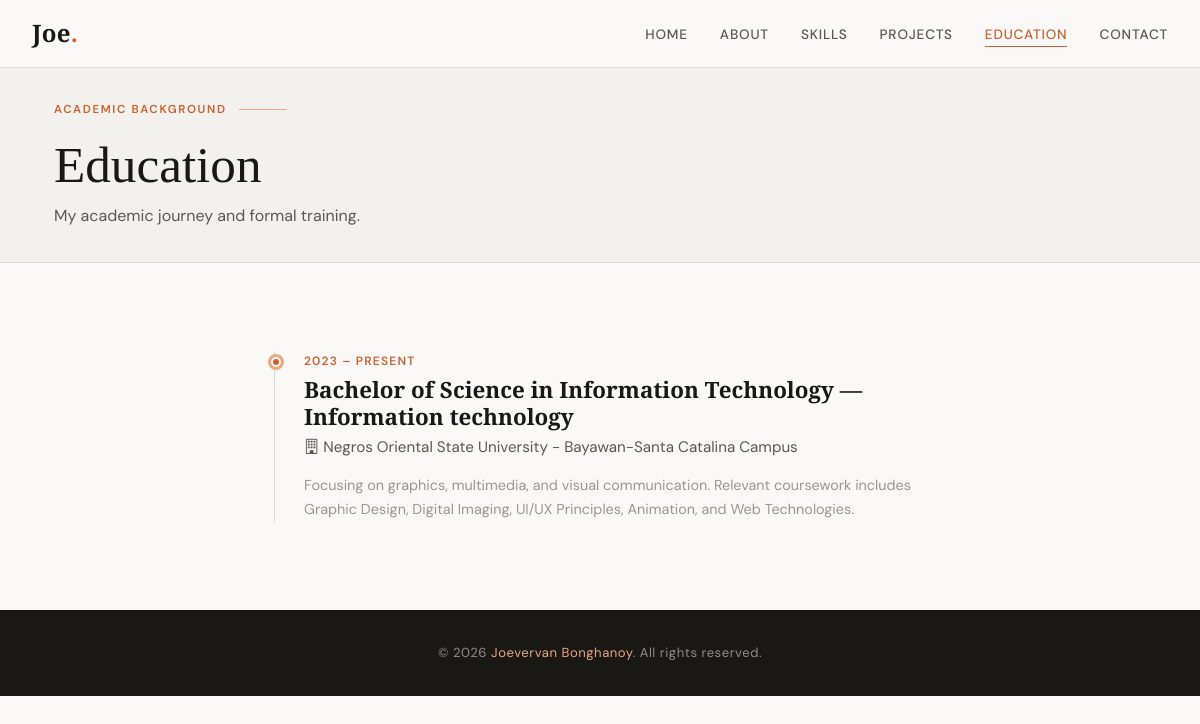
The app's page /education/ with its own data.
### portfolio/models.py (models this page shows, shortened)
class Profile(models.Model):
    name = models.CharField(max_length=100)
    tagline = models.CharField(max_length=200)
    about = models.TextField()
    career_goals = models.TextField()
    email = models.EmailField()
    github = models.URLField(blank=True)
    linkedin = models.URLField(blank=True)
    facebook = models.URLField(blank=True)
    behance = models.URLField(blank=True)
    instagram = models.URLField(blank=True)
    twitter = models.URLField(blank=True)
    youtube = models.URLField(blank=True)
    tiktok = models.URLField(blank=True)
    photo = models.ImageField(upload_to='profile/', blank=True, null=True)
    class Meta:
        verbose_name = 'Profile'

class Education(models.Model):
    school = models.CharField(max_length=200)
    degree = models.CharField(max_length=200)
    field_of_study = models.CharField(max_length=200, blank=True)
    year_start = models.IntegerField()
    year_end = models.IntegerField(null=True, blank=True, help_text='Leave blank if currently enrolled')
    description = models.TextField(blank=True)
    order = models.IntegerField(default=0)
    def get_year_range(self):
        end = self.year_end if self.year_end else 'Present'
        return f'{self.year_start} – {end}'
    class Meta:
        ordering = ['order', '-year_start']

### portfolio/views.py (the view)
# urls.py: path('education/', views.education, name='education'),
def education(request):
    profile = get_profile()
    education_list = Education.objects.all()
    return render(request, 'portfolio/education.html', {
        'profile': profile,
        'education_list': education_list,
    })

### portfolio/views.py (called while the page is built)
def get_profile():
    return Profile.objects.first()

### portfolio/templates/portfolio/education.html (shortened to what this page needs)
{% extends 'portfolio/base.html' %}
{% block content %}
<section class="page-hero">
  <div class="container">
    <div class="section-label">Academic Background</div>
    <h1 class="section-title">Education</h1>
    <p class="section-subtitle">My academic journey and formal training.</p>
  </div>
</section>
<section class="section-pad">
  <div class="container" style="max-width:720px;">
    {% if education_list %}
    <div class="timeline">
      {% for edu in education_list %}
      <div class="timeline-item">
        <p class="timeline-year">{{ edu.get_year_range }}</p>
        <h3 class="timeline-degree">{{ edu.degree }}{% if edu.field_of_study %} — {{ edu.field_of_study }}{% endif %}</h3>
        <p class="timeline-school"><i class="bi bi-building"></i> {{ edu.school }}</p>
        {% if edu.description %}
          <p class="timeline-desc">{{ edu.description }}</p>
        {% endif %}
      </div>
      {% endfor %}
    </div>
    {% else %}
      <div style="text-align:center;padding:4rem 0;color:var(--text3);">
        <i class="bi bi-mortarboard" style="font-size:3rem;"></i>
        <p style="margin-top:1rem;">No education added yet. Add it via the Admin panel.</p>
      </div>
    {% endif %}
  </div>
</section>
{% endblock %}

### portfolio/templates/portfolio/base.html (shortened to what this page needs)
{% load static %}
<!DOCTYPE html>
<html lang="en">
<head>
  <link rel="stylesheet" href="{% static 'portfolio/css/style.css' %}"/>
  <link rel="stylesheet" href="https://cdnjs.cloudflare.com/ajax/libs/bootstrap-icons/1.11.3/font/bootstrap-icons.min.css"/>
</head>
<body>
<nav class="navbar">
  <a href="{% url 'home' %}" class="nav-brand">
    {% if profile %}{{ profile.name|slice:":3" }}<span>.</span>{% else %}Joe<span>.</span>{% endif %}
  </a>
  <ul class="nav-links">
    <li><a href="{% url 'home' %}">Home</a></li>
    <li><a href="{% url 'about' %}">About</a></li>
    <li><a href="{% url 'skills' %}">Skills</a></li>
    <li><a href="{% url 'projects' %}">Projects</a></li>
    <li><a href="{% url 'education' %}">Education</a></li>
    <li><a href="{% url 'contact' %}">Contact</a></li>
  </ul>
</nav>
{% block content %}{% endblock %}
<footer>
  <p>&copy; {% now "Y" %} <span>{% if profile %}{{ profile.name }}{% else %}Portfolio{% endif %}</span>. All rights reserved.</p>
</footer>
</body>
</html>

### portfolio/static/portfolio/css/style.css (style rules this page uses)
:root { --bg: #faf9f7; --bg2: #f3f1ee; --bg3: #ebe8e3; --text: #1a1814; --text2: #5c5751; --text3: #9c968f; --accent: #c9622f; --accent2: #e8a882; --border: #ddd9d3; --white: #ffffff; --shadow: 0 2px 20px rgba(26,24,20,.07); --shadow-lg: 0 8px 40px rgba(26,24,20,.12); --radius: 12px; --font-display: 'Cormorant Garamond', Georgia, serif; --font-body: 'DM Sans', sans-serif; }
*, *::before, *::after { box-sizing: border-box; margin: 0; padding: 0; }
html { scroll-behavior: smooth; }
body { font-family: var(--font-body); background: var(--bg); color: var(--text); font-size: 16px; line-height: 1.7; -webkit-font-smoothing: antialiased; }
a { text-decoration: none; color: inherit; }
.navbar { position: sticky; top: 0; z-index: 1000; background: rgba(250,249,247,.92); backdrop-filter: blur(12px); border-bottom: 1px solid var(--border); padding: 0 2rem; height: 68px; display: flex; align-items: center; justify-content: space-between; }
.nav-brand { font-family: var(--font-display); font-size: 1.5rem; font-weight: 600; color: var(--text); letter-spacing: .01em; }
.nav-brand span { color: var(--accent); }
.nav-links { display: flex; align-items: center; gap: 2rem; list-style: none; }
.nav-links a { font-size: .85rem; font-weight: 500; letter-spacing: .06em; text-transform: uppercase; color: var(--text2); transition: color .2s; position: relative; padding-bottom: 2px; }
.nav-links a::after { content: ''; position: absolute; bottom: -2px; left: 0; width: 0; height: 1px; background: var(--accent); transition: width .25s ease; }
.nav-links a:hover, .nav-links a.active { color: var(--accent); }
.nav-links a:hover::after, .nav-links a.active::after { width: 100%; }
.page-hero .container { padding: -2rem; }
.container { max-width: 1140px; margin: 0 auto; padding: 0 1.5rem; }
.section-pad { padding: 2.5rem 0; }
.section-label { display: flex; align-items: center; gap: .75rem; font-size: .72rem; font-weight: 600; letter-spacing: .14em; text-transform: uppercase; color: var(--accent); margin-bottom: 1rem; }
.section-label::after { content: ''; flex: 1; max-width: 48px; height: 1px; background: var(--accent2); }
.section-title { font-family: var(--font-display); font-size: clamp(2.2rem, 5vw, 3.2rem); font-weight: 300; line-height: 1.15; color: var(--text); margin-bottom: 1.5rem; }
.section-subtitle { font-size: 1rem; color: var(--text2); max-width: 520px; }
.page-hero { background: var(--bg2); border-bottom: 1px solid var(--border); padding: 2rem 0 2rem; }
.page-hero .section-title { margin-bottom: .5rem; }
.timeline { position: relative; padding-left: 2.5rem; margin-top: 3rem; }
.timeline::before { content: ''; position: absolute; left: .6rem; top: 0; bottom: 0; width: 1.5px; background: var(--border); }
.timeline-item { position: relative; margin-bottom: 3rem; }
.timeline-item::before { content: ''; position: absolute; left: -2.05rem; top: .4rem; width: 10px; height: 10px; border-radius: 50%; background: var(--accent); border: 2px solid var(--bg); box-shadow: 0 0 0 3px var(--accent2); }
.timeline-year { font-size: .75rem; font-weight: 600; letter-spacing: .1em; text-transform: uppercase; color: var(--accent); margin-bottom: .4rem; }
.timeline-degree { font-family: var(--font-display); font-size: 1.4rem; font-weight: 600; color: var(--text); line-height: 1.2; margin-bottom: .25rem; }
.timeline-school { font-size: .95rem; color: var(--text2); margin-bottom: .75rem; }
.timeline-desc { font-size: .9rem; color: var(--text3); line-height: 1.7; }
footer { background: var(--text); color: rgba(255,255,255,.5); text-align: center; padding: 2rem 1.5rem; font-size: .82rem; letter-spacing: .04em; }
footer span { color: var(--accent2); }

### records on screen
Profile: name "Joe", name "Joevervan Bonghanoy"
Education: get_year_range "2023 – PRESENT", degree "Bachelor of Science in Information Technology", field_of_study "Information technology", school "Negros Oriental State University - Bayawan-Santa Catalina Campus", description "Focusing on graphics, multimedia, and visual communication. Relevant coursework includes Graphic Design, Digital Imaging, UI/UX Principles, Animation, and Web Technologies."
